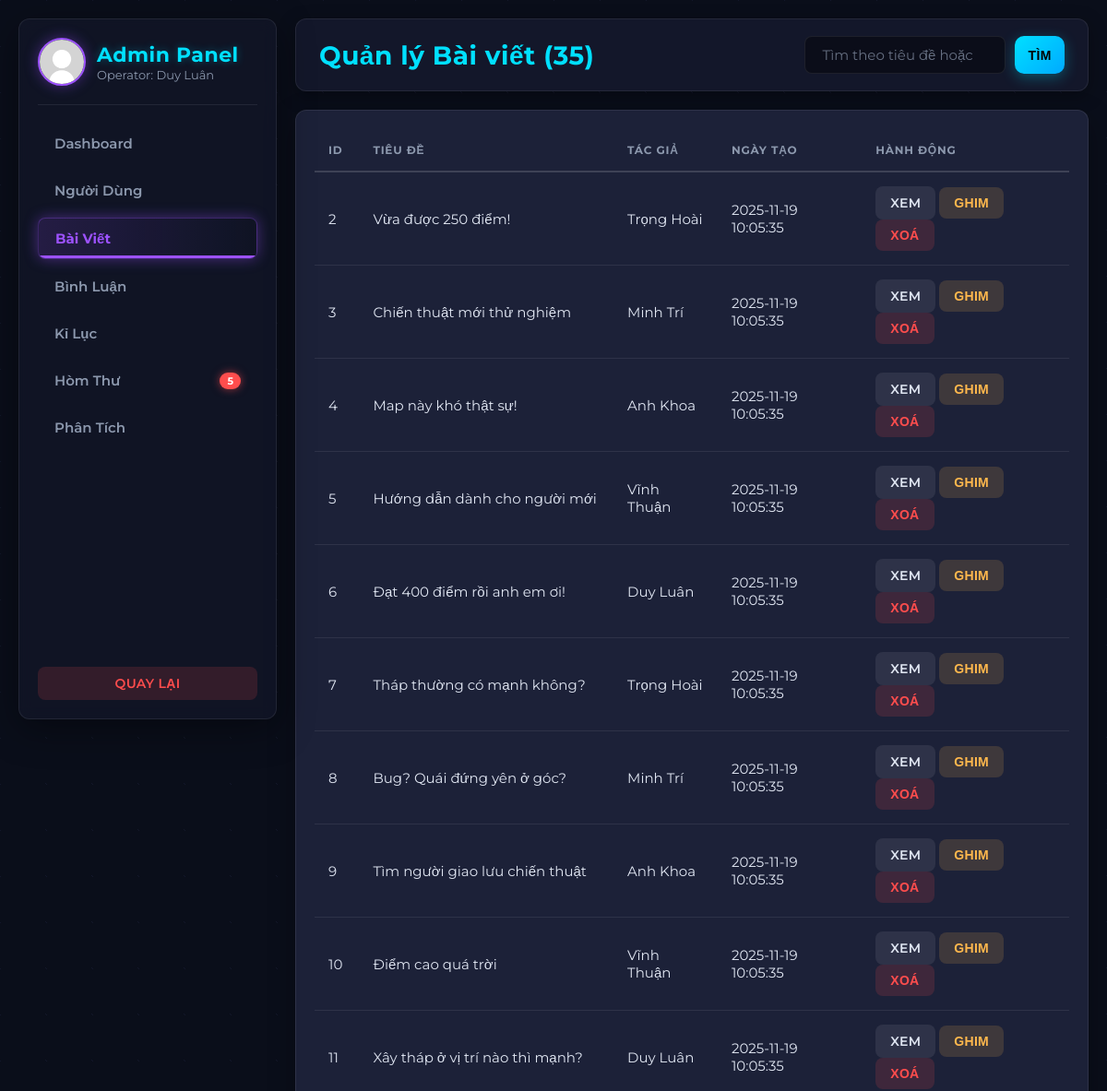
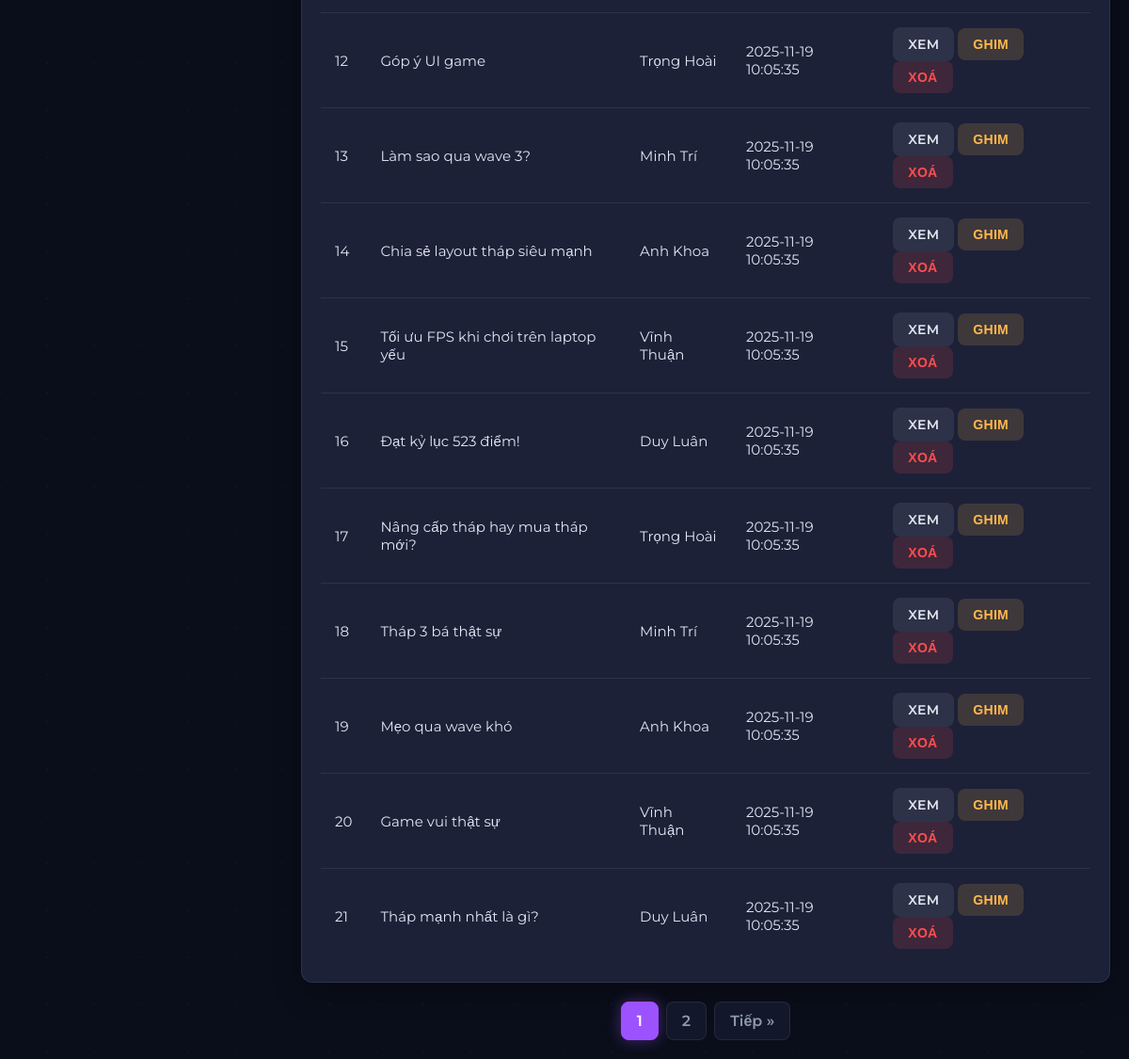
The app's page /admin/admin_posts.php (signed in) with its own data (2 pictures, top to bottom).
### tables this page shows
CREATE TABLE IF NOT EXISTS posts (
  id INT AUTO_INCREMENT PRIMARY KEY,
  user_id INT NOT NULL,
  title VARCHAR(200) NOT NULL,
  content TEXT,
  screenshot_url VARCHAR(255),
  featured TINYINT(1) NOT NULL DEFAULT 0,
  created_at TIMESTAMP DEFAULT CURRENT_TIMESTAMP,
  FOREIGN KEY (user_id) REFERENCES users(id) ON DELETE CASCADE
);

CREATE TABLE IF NOT EXISTS users (
  id INT AUTO_INCREMENT PRIMARY KEY,
  name VARCHAR(100),
  email VARCHAR(100) UNIQUE,
  password VARCHAR(255),
  avatar VARCHAR(255) DEFAULT 'uploads/avatar/default.png',
  secret_code VARCHAR(255) NOT NULL,
  bio VARCHAR(255) NULL DEFAULT NULL,
  created_at DATETIME DEFAULT CURRENT_TIMESTAMP,
  last_activity DATETIME NULL,
  role VARCHAR(20) NOT NULL DEFAULT 'user',
  last_login DATETIME NULL,
  is_locked TINYINT(1) NOT NULL DEFAULT 0
);

### admin/admin_posts.php (the view, shortened to what this page needs)
<?php
require_once __DIR__ . '/admin_header.php';
$limit = 20;
$page = max(1, intval($_GET['page'] ?? 1));
$offset = ($page - 1) * $limit;
$search = trim($_GET['search'] ?? '');
$whereSql = "";
$sqlCount = "SELECT COUNT(*)
             FROM posts p
             LEFT JOIN users u ON u.id = p.user_id
             $whereSql";
$stmt = $conn->prepare($sqlCount);
$stmt->execute();
$stmt->bind_result($total);
$totalPages = max(1, ceil($total / $limit));
$sql = "SELECT p.id, p.title, p.user_id, p.created_at, p.featured, u.name
        FROM posts p
        LEFT JOIN users u ON u.id = p.user_id
        $whereSql
        ORDER BY p.featured DESC, p.created_at DESC
        LIMIT $limit OFFSET $offset";
$stmt = $conn->prepare($sql);
$stmt->execute();
$res = $stmt->get_result();
?>
<div class="header">
    <h1 style="margin:0">Quản lý Bài viết (<?= $total ?>)</h1>
    <form class="searchbar" method="get" style="margin:0;">
        <input type="search" name="search" placeholder="Tìm theo tiêu đề hoặc tác giả..."
               value="<?= htmlspecialchars($search) ?>">
        <button type="submit" class="btn-neutral" style="border-radius:10px; padding: 10px 14px; border:0; cursor:pointer;">Tìm</button>
    </form>
</div>
<section class="table-wrap">
    <table class="table">
        <thead>
            <tr>
                <th>ID</th>
                <th>Tiêu đề</th>
                <th>Tác giả</th>
                <th>Ngày tạo</th>
                <th>Hành động</th>
            </tr>
        </thead>
        <tbody>
            <?php if ($res->num_rows > 0): ?>
                <?php while ($r = $res->fetch_assoc()): ?>
                <tr <?php if ($r['featured'] == 1) echo 'style="background: rgba(245, 158, 11, 0.1);"';  ?> >
                    <td><?= htmlspecialchars($r['id']) ?></td>
                    <td>
                        <?= htmlspecialchars($r['title']) ?>
                    </td>
                    <td><?= htmlspecialchars($r['name']) ?></td>
                    <td style="color:var(--muted)"><?= htmlspecialchars($r['created_at']) ?></td>
                    <td>
                        <form method="post" style="display:inline">
                            <a class="btn-neutral" name="action" href="../forum_view.php?id=<?= urlencode($r['id']) ?>">
                                XEM
                            </a>
                            <?php if ($r['featured'] == 0): ?>
                                <button class="btn-warning" name="action" value="feature" title="Ghim lên đầu trang">GHIM</button>
                            <?php else: ?>
                                <button class="btn-neutral" name="action" value="unfeature" title="Bỏ ghim">BỎ GHIM</button>
                            <?php endif; ?>
                            <button class="btn-danger" name="action" value="delete" onclick="return confirm('Xác nhận xoá bài viết này?')" >Xoá</button>
                        </form>
                    </td>
                </tr>
                <?php endwhile; ?>
            <?php endif; ?>
        </tbody>
    </table>
</section>
<div class="pagination">
    <?php for ($i = 1; $i <= $totalPages; $i++): ?>
        <?php if ($i == $page): ?>
            <span class="current"><?= $i ?></span>
        <?php else: ?>
            <a href="?page=<?= $i ?>&search=<?= urlencode($search) ?>"><?= $i ?></a>
        <?php endif; ?>
    <?php endfor; ?>
    <?php if ($page < $totalPages): ?>
        <a href="?page=<?= $page+1 ?>&search=<?= urlencode($search) ?>">Tiếp »</a>
    <?php endif; ?>
</div>
<?php
require_once __DIR__ . '/admin_footer.php';
?>

### admin/admin_header.php (style rules this page uses)
:root { --bg-body: #0a0e1a; --bg-panel: #13172a; --bg-card: #1c2138; --primary: #9d52ff; --primary-glow: rgba(157, 82, 255, 0.4); --secondary: #00e0ff; --secondary-glow: rgba(0, 224, 255, 0.3); --text-main: #e0e6f2; --text-muted: #8c98ad; --border-subtle: rgba(255, 255, 255, 0.08); --border-strong: rgba(255, 255, 255, 0.15); --danger: #ff4d4d; --warning: #ffb84d; --success: #4dff9c; --gap: 20px; --radius-soft: 8px; --radius-medium: 12px; }
* { box-sizing:border-box; }
body { margin:0; font-family: 'Montserrat', sans-serif; background-color: var(--bg-body); background-image: radial-gradient(circle at top left, var(--bg-panel) 1px, transparent 1px), radial-gradient(circle at bottom right, var(--bg-panel) 1px, transparent 1px), linear-gradient(rgba(10, 14, 26, 0.8), rgba(10, 14, 26, 0.8)); background-size: 50px 50px, 50px 50px, 100% 100%; color: var(--text-main); min-height: 100vh; }
h1, h2, h3 { font-weight: 700; letter-spacing: 0.5px; color: var(--text-main); }
.header { display:flex; justify-content:space-between; align-items:center; margin-bottom: var(--gap); background: var(--bg-panel); padding: 18px 25px; border-radius: var(--radius-medium); border: 1px solid var(--border-subtle); box-shadow: 0 5px 20px rgba(0,0,0,0.3); }
.header h1 { font-size: 28px; margin: 0; color: var(--secondary); }
.header form { display: flex; gap: 10px; }
.header input, .searchbar input, .search input { padding:10px 18px; border-radius: var(--radius-soft); border:1px solid var(--border-subtle); background: rgba(0,0,0,0.4); color: var(--text-main); outline: none; transition: border-color 0.3s, box-shadow 0.3s; font-family: 'Montserrat', sans-serif; font-size: 15px; }
.header input::placeholder { color: var(--text-muted); opacity: 0.7; }
.header button { background: linear-gradient(135deg, var(--secondary) 0%, #00aaff 100%); color: #000; border: none; padding: 10px 22px; border-radius: var(--radius-soft); cursor: pointer; font-weight: 700; text-transform: uppercase; letter-spacing: 0.5px; box-shadow: 0 4px 15px rgba(0, 224, 255, 0.3); transition: all 0.3s ease; }
.table-wrap { background: var(--bg-card); padding: var(--gap); border-radius: var(--radius-medium); border: 1px solid var(--border-subtle); box-shadow: 0 10px 30px rgba(0,0,0,0.3); }
.table { width:100%; border-collapse:collapse; color: var(--text-main); font-size:15px; }
.table th { text-align:left; padding:15px; color: var(--text-muted); text-transform: uppercase; font-size: 12px; letter-spacing: 0.8px; border-bottom: 2px solid var(--border-strong); }
.table td { padding:15px; border-bottom: 1px solid var(--border-subtle); vertical-align:middle; }
.table tr:last-child td { border-bottom: none; }
.actions button, .btn-danger, .btn-warning, .btn-neutral { border: 1px solid transparent; padding: 8px 15px; border-radius: var(--radius-soft); cursor:pointer; font-weight: 600; transition: all 0.2s ease-in-out; text-decoration: none; display: inline-block; font-size: 14px; text-transform: uppercase; letter-spacing: 0.3px; }
.btn-danger { background: rgba(255, 77, 77, 0.15); color: var(--danger); }
.btn-warning { background: rgba(255, 184, 77, 0.15); color: var(--warning); }
.btn-neutral { background: rgba(255,255,255,0.08); color: var(--text-main); }
.pagination { text-align: center; margin-top: var(--gap); display: flex; justify-content: center; gap: 8px; }
.pagination a, .pagination span { display: inline-block; padding: 10px 16px; border: 1px solid var(--border-subtle); color: var(--text-muted); text-decoration: none; background: var(--bg-panel); border-radius: var(--radius-soft); font-weight: 600; transition: all 0.2s; }
.pagination span.current { background: var(--primary); color: white; border-color: var(--primary); box-shadow: 0 0 15px var(--primary-glow); }

### records on screen
posts: id "2", title "Vừa được 250 điểm!", user.name "Trọng Hoài", created_at "2025-11-19 10:05:35", featured "GHIM"
posts: id "3", title "Chiến thuật mới thử nghiệm", user.name "Minh Trí", created_at "2025-11-19 10:05:35", featured "GHIM"
posts: id "4", title "Map này khó thật sự!", user.name "Anh Khoa", created_at "2025-11-19 10:05:35", featured "GHIM"
posts: id "5", title "Hướng dẫn dành cho người mới", user.name "Vĩnh Thuận", created_at "2025-11-19 10:05:35", featured "GHIM"
posts: id "6", title "Đạt 400 điểm rồi anh em ơi!", user.name "Duy Luân", created_at "2025-11-19 10:05:35", featured "GHIM"
posts: id "7", title "Tháp thường có mạnh không?", user.name "Trọng Hoài", created_at "2025-11-19 10:05:35", featured "GHIM"
posts: id "8", title "Bug? Quái đứng yên ở góc?", user.name "Minh Trí", created_at "2025-11-19 10:05:35", featured "GHIM"
posts: id "9", title "Tìm người giao lưu chiến thuật", user.name "Anh Khoa", created_at "2025-11-19 10:05:35", featured "GHIM"
posts: id "10", title "Điểm cao quá trời", user.name "Vĩnh Thuận", created_at "2025-11-19 10:05:35", featured "GHIM"
posts: id "11", title "Xây tháp ở vị trí nào thì mạnh?", user.name "Duy Luân", created_at "2025-11-19 10:05:35", featured "GHIM"
posts: id "12", title "Góp ý UI game", user.name "Trọng Hoài", created_at "2025-11-19 10:05:35", featured "GHIM"
posts: id "13", title "Làm sao qua wave 3?", user.name "Minh Trí", created_at "2025-11-19 10:05:35", featured "GHIM"
posts: id "14", title "Chia sẻ layout tháp siêu mạnh", user.name "Anh Khoa", created_at "2025-11-19 10:05:35", featured "GHIM"
posts: id "15", title "Tối ưu FPS khi chơi trên laptop yếu", user.name "Vĩnh Thuận", created_at "2025-11-19 10:05:35", featured "GHIM"
posts: id "16", title "Đạt kỷ lục 523 điểm!", user.name "Duy Luân", created_at "2025-11-19 10:05:35", featured "GHIM"
posts: id "17", title "Nâng cấp tháp hay mua tháp mới?", user.name "Trọng Hoài", created_at "2025-11-19 10:05:35", featured "GHIM"
posts: id "18", title "Tháp 3 bá thật sự", user.name "Minh Trí", created_at "2025-11-19 10:05:35", featured "GHIM"
posts: id "19", title "Mẹo qua wave khó", user.name "Anh Khoa", created_at "2025-11-19 10:05:35", featured "GHIM"
posts: id "20", title "Game vui thật sự", user.name "Vĩnh Thuận", created_at "2025-11-19 10:05:35", featured "GHIM"
posts: id "21", title "Tháp mạnh nhất là gì?", user.name "Duy Luân", created_at "2025-11-19 10:05:35", featured "GHIM"

### other values on screen
$_SESSION['user']['name'] "Duy Luân"
$unreadCount "5"
$total "35"
